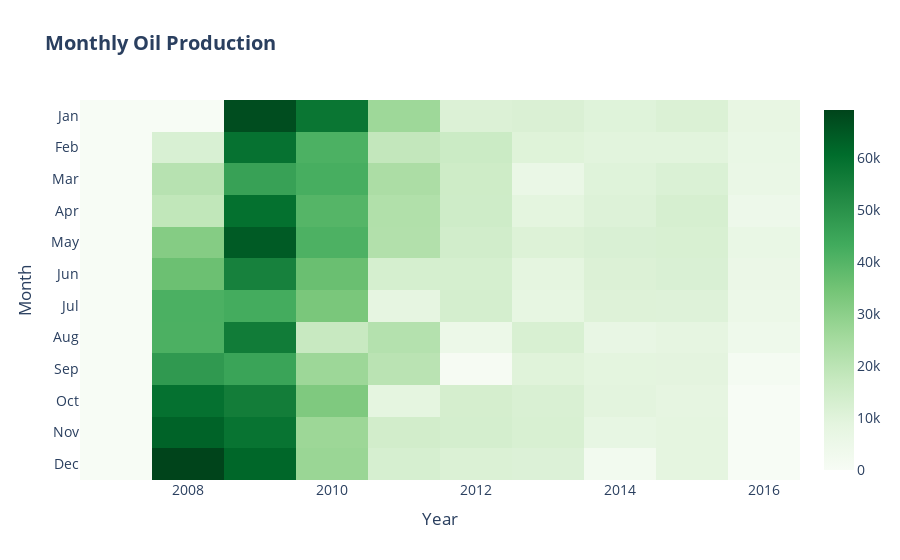

The cell this chart's notebook holds for it:
### Code cell
fig = px.imshow(monthly_oil_df,
                color_continuous_scale='Greens',
                labels=dict(x='Year', y='Month'),
                title='<b>Monthly Oil Production</b>',
                #height=500
               )

fig.update_traces(hovertemplate="<br>".join(['Year: %{x}', 'Month:  %{y}', 'Produced Oil (Sm<sup>3</sup>): %{z}']), name='')

fig.update_layout(font_size=14)

### Figure 1 — Plotly figure (JSON) as saved in the notebook; plotly's stock layout.template omitted (floating-point values rounded to 4 significant figures)
{"data": [{"coloraxis": "coloraxis", "hovertemplate": "Year: %{x}<br>Month:  %{y}<br>Produced Oil (Sm<sup>3</sup>): %{z}", "name": "", "type": "heatmap", "x": [2007, 2008, 2009, 2010, 2011, 2012, 2013, 2014, 2015, 2016], "xaxis": "x", "y": ["Jan", "Feb", "Mar", "Apr", "May", "Jun", "Jul", "Aug", "Sep", "Oct", "Nov", "Dec"], "yaxis": "y", "z": [[0, 0, 67310.0, 57970, 26520.0, 11380.0, 11900.0, 10320.0, 11610.0, 7368], [0, 12270.0, 58950.0, 41280.0, 18310.0, 16040, 10420.0, 9493.0, 9468.0, 6767.0], [0, 20840.0, 45900.0, 42140.0, 23530.0, 15360.0, 6281.0, 10360.0, 11680.0, 6115.0], [0, 18633, 59475, 39820.0, 22410.0, 15150.0, 8806.0, 10890.0, 12890.0, 4616.0], [0, 31370.0, 64300.0, 41230.0, 22080.0, 14370.0, 10990.0, 11980.0, 12440.0, 6505], [0, 35950.0, 54771, 36230.0, 13310.0, 13140.0, 8550.0, 11360.0, 11980.0, 5943.0], [0, 41570, 42740.0, 33410, 8168.0, 13542, 7678.0, 10710.0, 10570.0, 5177.0], [0, 41360.0, 56227, 17130.0, 21530.0, 5422, 12462, 7054.0, 8042.0, 4159.0], [0, 48070.0, 45110.0, 26680.0, 20263, 667.2, 10174, 8913.0, 9014.0, 1435.0], [0, 59290.0, 55910.0, 32550.0, 8614.0, 13390.0, 12170.0, 9216.0, 8240.0, 0], [0, 62580.0, 58515, 26760.0, 14210.0, 13490.0, 12360.0, 7560.0, 8638.0, 0], [0, 69160.0, 61879, 27276, 13064, 11611, 11200.0, 2619, 8545.0, 0]]}], "layout": {"coloraxis": {"colorscale": [[0, "rgb(247,252,245)"], [0.125, "rgb(229,245,224)"], [0.25, "rgb(199,233,192)"], [0.375, "rgb(161,217,155)"], [0.5, "rgb(116,196,118)"], [0.625, "rgb(65,171,93)"], [0.75, "rgb(35,139,69)"], [0.875, "rgb(0,109,44)"], [1, "rgb(0,68,27)"]]}, "font": {"size": 14}, "title": {"text": "<b>Monthly Oil Production</b>"}, "xaxis": {"anchor": "y", "constrain": "domain", "domain": [0, 1], "scaleanchor": "y", "title": {"text": "Year"}}, "yaxis": {"anchor": "x", "autorange": "reversed", "constrain": "domain", "domain": [0, 1], "title": {"text": "Month"}}}}
